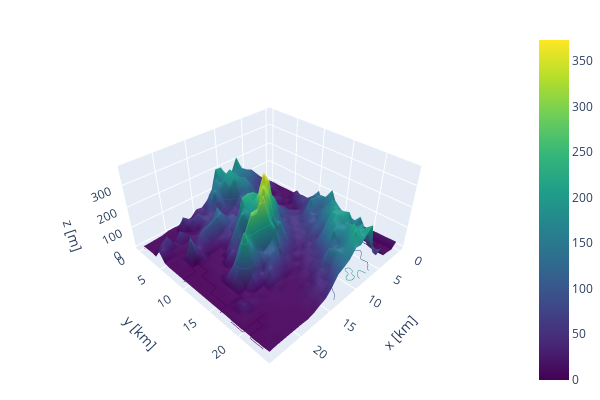

The notebook cell this image was saved under:
### Markdown cell above
We can 'upgrade' this plot through just one line to include contour lines:

### Code cell
fig = go.Figure(data=[go.Surface(z=z_data.values, colorscale="viridis")])
# Extra line
fig.update_traces(
    contours_z=dict(
        show=True, usecolormap=True, highlightcolor="limegreen", project_z=True
    )
)
fig.update_layout(
    autosize=False,
    width=600,
    height=400,
    margin=dict(t=30, r=0, l=20, b=10),
    scene=dict(
        aspectratio=dict(x=1, y=1, z=0.5),
        xaxis=dict(title="x [km]"),
        yaxis=dict(title="y [km]"),
        zaxis=dict(title="z [m]", nticks=4),
    ),
)
fig.show()

### Figure 1 — Plotly figure (JSON) as saved in the notebook; plotly's stock layout.template omitted (floating-point values rounded to 4 significant figures; data arrays with more than 128 entries replaced by an {"elided": "..."} marker saying what was removed)
{"data": [{"colorscale": [[0, "#440154"], [0.1111, "#482878"], [0.2222, "#3e4989"], [0.3333, "#31688e"], [0.4444, "#26828e"], [0.5556, "#1f9e89"], [0.6667, "#35b779"], [0.7778, "#6ece58"], [0.8889, "#b5de2b"], [1, "#fde725"]], "contours": {"z": {"highlightcolor": "limegreen", "project": {"z": true}, "show": true, "usecolormap": true}}, "type": "surface", "z": {"elided": "25x25 float values"}}], "layout": {"autosize": false, "height": 400, "margin": {"b": 10, "l": 20, "r": 0, "t": 30}, "scene": {"aspectratio": {"x": 1, "y": 1, "z": 0.5}, "xaxis": {"title": {"text": "x [km]"}}, "yaxis": {"title": {"text": "y [km]"}}, "zaxis": {"nticks": 4, "title": {"text": "z [m]"}}}, "width": 600}}
